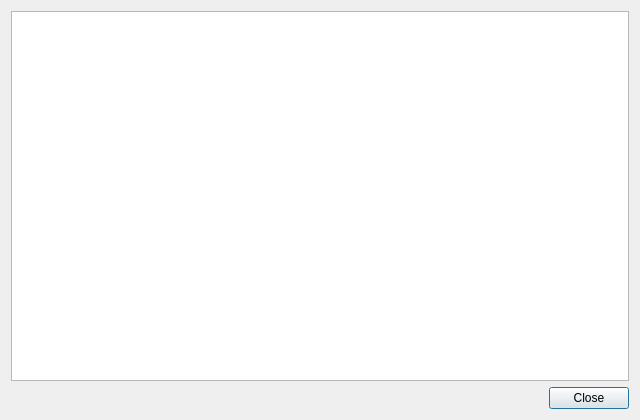
<?xml version="1.0" encoding="UTF-8"?>
<ui version="4.0">
 <class>GsmMapSummaryDialog</class>
 <widget class="QDialog" name="GsmMapSummaryDialog">
  <property name="geometry">
   <rect>
    <x>0</x>
    <y>0</y>
    <width>640</width>
    <height>420</height>
   </rect>
  </property>
  <property name="windowTitle">
   <string>Dialog</string>
  </property>
  <layout class="QVBoxLayout" name="verticalLayout">
   <item>
    <widget class="QTextEdit" name="summaryTextEdit">
     <property name="readOnly">
      <bool>true</bool>
     </property>
    </widget>
   </item>
   <item>
    <widget class="QDialogButtonBox" name="buttonBox">
     <property name="orientation">
      <enum>Qt::Horizontal</enum>
     </property>
     <property name="standardButtons">
      <set>QDialogButtonBox::Close</set>
     </property>
    </widget>
   </item>
  </layout>
 </widget>
 <resources/>
 <connections>
  <connection>
   <sender>buttonBox</sender>
   <signal>accepted()</signal>
   <receiver>GsmMapSummaryDialog</receiver>
   <slot>accept()</slot>
   <hints>
    <hint type="sourcelabel">
     <x>248</x>
     <y>254</y>
    </hint>
    <hint type="destinationlabel">
     <x>157</x>
     <y>274</y>
    </hint>
   </hints>
  </connection>
  <connection>
   <sender>buttonBox</sender>
   <signal>rejected()</signal>
   <receiver>GsmMapSummaryDialog</receiver>
   <slot>reject()</slot>
   <hints>
    <hint type="sourcelabel">
     <x>316</x>
     <y>260</y>
    </hint>
    <hint type="destinationlabel">
     <x>286</x>
     <y>274</y>
    </hint>
   </hints>
  </connection>
 </connections>
</ui>
